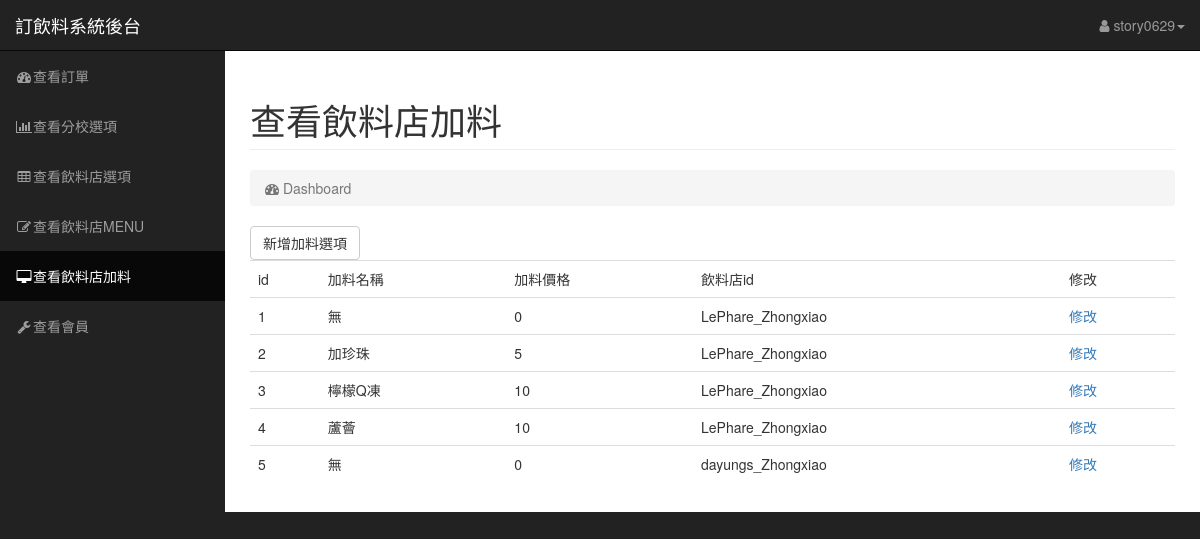
Page /backend/goods.php (signed in) on the committed database.
### tables this page shows
CREATE TABLE `goods` (
  `gid` int(100) UNSIGNED NOT NULL,
  `goods` varchar(100) NOT NULL,
  `price` int(100) NOT NULL,
  `pcode` varchar(100) NOT NULL
);

### backend/goods.php (the view, shortened to what this page needs)
<?php
    $sql = "SELECT * FROM `goods`";
    $result = mysql_query($sql);
 ?>
<!DOCTYPE html>
<html lang="zh-TW">
<head>
    <link href="../css/bootstrap.min.css" rel="stylesheet">
    <link href="../css/sb-admin.css" rel="stylesheet">
    <link href="../css/plugins/morris.css" rel="stylesheet">
    <link href="https://cdnjs.cloudflare.com/ajax/libs/font-awesome/4.7.0/css/font-awesome.min.css" rel="stylesheet">
</head>
<body>
    <div id="wrapper">
        <nav class="navbar navbar-inverse navbar-fixed-top" role="navigation">
            <div class="navbar-header">
                <a class="navbar-brand" href="index.php">訂飲料系統後台</a>
            </div>
            <ul class="nav navbar-right top-nav">
                <li class="dropdown">
                    <a href="#" class="dropdown-toggle" data-toggle="dropdown"><i class="fa fa-user"></i>&nbsp;<?php echo $_SESSION["USER"]; ?><b class="caret"></b></a>
                </li>
            </ul>
            <div class="collapse navbar-collapse navbar-ex1-collapse">
                <ul class="nav navbar-nav side-nav">
                    <li>
                        <a href="index.php"><i class="fa fa-fw fa-dashboard"></i>查看訂單</a>
                    </li>
                    <li>
                        <a href="scholl.php"><i class="fa fa-fw fa-bar-chart-o"></i>查看分校選項</a>
                    </li>
                    <li>
                        <a href="shop.php"><i class="fa fa-fw fa-table"></i>查看飲料店選項</a>
                    </li>
                    <li>
                        <a href="menu.php"><i class="fa fa-fw fa-edit"></i>查看飲料店MENU</a>
                    </li>
                    <li class="active">
                        <a href="goods.php"><i class="fa fa-fw fa-desktop"></i>查看飲料店加料</a>
                    </li>
                    <li>
                        <a href="member.php"><i class="fa fa-fw fa-wrench"></i>查看會員</a>
                    </li>
                </ul>
            </div>
        </nav>
        <div id="page-wrapper">
            <div class="container-fluid">
                <div class="row">
                    <div class="col-lg-12">
                        <h1 class="page-header">
                            查看飲料店加料<small></small>
                        </h1>
                        <ol class="breadcrumb">
                            <li class="active">
                                <i class="fa fa-dashboard"></i> Dashboard
                            </li>
                        </ol>
                        <a href="goods_add.php" class="btn btn-default">新增加料選項</a>
                    </div>
                </div>
                <div class="table-responsive">
                    <table class="container table">
                        <tr>
                            <td>id</td>
                            <td>加料名稱</td>
                            <td>加料價格</td>
                            <td>飲料店id</td>
                            <td>修改</td>
                        </tr>
                        <?php while($row = mysql_fetch_assoc($result)) { ?>
                        <tr>
                            <td><?php echo $row["gid"]; ?></td>
                            <td><?php echo $row["goods"]; ?></td>
                            <td><?php echo $row["price"]; ?></td>
                            <td><?php echo $row["pcode"]; ?></td>
                            <td><a href="goods_modify.php?gid=<?php echo $row["gid"]; ?>">修改</a></td>
                        </tr>
                        <?php } ?>
                    </table>
                </div>
            </div>
        </div>
    </div>
</body>
</html>

### css/sb-admin.css (style rules this page uses)
body { margin-top: 100px; background-color: #222; }
@media (min-width:768px) { body { margin-top: 50px; } }
#wrapper { padding-left: 0; }
#page-wrapper { width: 100%; padding: 0; background-color: #fff; }
@media (min-width:768px) { #wrapper { padding-left: 225px; } }
@media (min-width:768px) { #page-wrapper { padding: 10px; } }
.top-nav { padding: 0 15px; }
.top-nav>li { display: inline-block; float: left; }
.top-nav>li>a { padding-top: 15px; padding-bottom: 15px; line-height: 20px; color: #999; }
@media (min-width:768px) { .side-nav { position: fixed; top: 51px; left: 225px; width: 225px; margin-left: -225px; border: none; border-radius: 0; overflow-y: auto; background-color: #222; bottom: 0; overflow-x: hidden; padding-bottom: 40px; } }
@media (min-width:768px) { .side-nav>li>a { width: 225px; } }

### rows in the picture
goods: gid "1", goods "無", price "0", pcode "LePhare_Zhongxiao"
goods: gid "2", goods "加珍珠", price "5", pcode "LePhare_Zhongxiao"
goods: gid "3", goods "檸檬Q凍", price "10", pcode "LePhare_Zhongxiao"
goods: gid "4", goods "蘆薈", price "10", pcode "LePhare_Zhongxiao"
goods: gid "5", goods "無", price "0", pcode "dayungs_Zhongxiao"

### other values in the picture
$_SESSION["USER"] "story0629"
